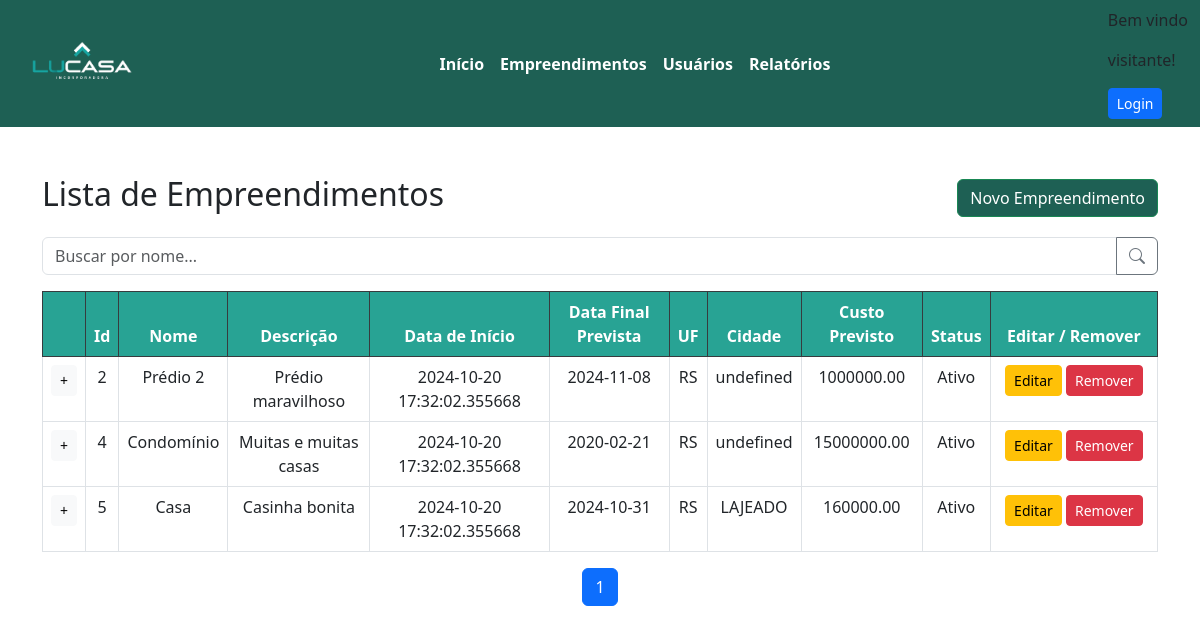
The page /cadUsuario/listaEmpreendimento/ on the database as committed earlier.
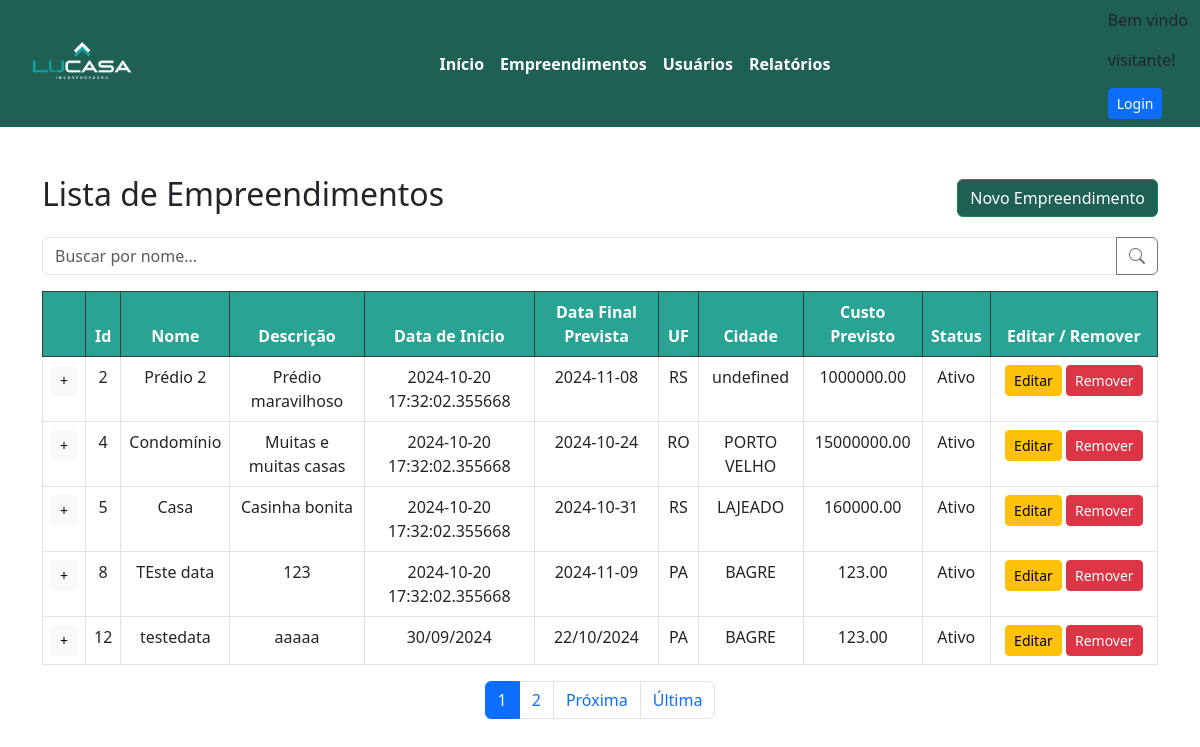
The same page on the database as committed later.
### appteste/models.py (models this page shows)
class Empreendimento(models.Model):
    Nome = models.CharField(max_length=100, default="")
    Descricao = models.TextField(max_length=200)
    Data_inicio = models.CharField(max_length=10, default=datetime.now().date())
    Data_fim_prevista = models.CharField(max_length=10)
    Data_fim = models.CharField(max_length=10)
    UF = models.CharField(max_length=2, default="")
    Cidade = models.CharField(max_length=50, default="")
    Valor_total = models.DecimalField(max_digits=10, decimal_places=2)
    Ativo = models.BooleanField(default=True)
    Usuario_id = models.IntegerField(default=0)

### appteste/views.py (the view)
# urls.py: path("listaEmpreendimento/", views.listaEmpreendimento, name="listaEmpreendimento"),
def listaEmpreendimento(request):
    emp = Empreendimento.objects.all().filter(Ativo=True)
    paginator = Paginator(emp, 5)  # 5 por página
    page_number = request.GET.get('page')
    page_obj = paginator.get_page(page_number)
    mov_fin = Mov_Financeira.objects.all().filter(A_pagar = True)
    context = {"emp": page_obj, "mov_fin": mov_fin}
    return render(request=request, context=context,
                  template_name='appteste/Empreendimento/listaEmpreendimento.html')

### appteste/templates/appteste/Empreendimento/listaEmpreendimento.html (shortened to what this page needs)
{% extends "appteste/cabecalho.html" %}
{% block content%}
<head>
    {% load static%}
    <link href="{% static 'css/listas.css' %}" rel="stylesheet">
    <link rel="stylesheet"
        href="https://cdnjs.cloudflare.com/ajax/libs/bootstrap-icons/1.10.5/font/bootstrap-icons.min.css">
</head>
<body>
    <div class="container mt-5">
        <div class="d-flex justify-content-between align-items-center mb-3">
            <h2>Lista de Empreendimentos</h2>
            <button class="btn btn-success"><a href="../cadEmpreendimento/">Novo Empreendimento</a></button>
        </div>
        <div class="input-group mb-3">
            <input type="text" class="form-control" placeholder="Buscar por nome..." aria-label="Buscar por nome">
            <button class="btn btn-outline-secondary" type="button"><i class="bi bi-search"></i></button>
        </div>
        <table class="table table-bordered table-hover">
            <thead class="table-dark">
                <tr>
                    <th style="background-color: #28A394;"></th>
                    <th style="background-color: #28A394;">Id</th>
                    <th style="background-color: #28A394;">Nome</th>
                    <th style="background-color: #28A394;">Descrição</th>
                    <th style="background-color: #28A394;">Data de Início</th>
                    <th style="background-color: #28A394;">Data Final Prevista</th>
                    <th style="background-color: #28A394;">UF</th>
                    <th style="background-color: #28A394;">Cidade</th>
                    <th style="background-color: #28A394;">Custo Previsto</th>
                    <th style="background-color: #28A394;">Status</th>
                    <th style="background-color: #28A394; width: 15%;">Editar / Remover</th>
                </tr>
            </thead>
            <tbody>
                {% for e in emp %}
                <tr>
                    <td><button class="btn btn-light btn-sm" onclick="esconderLinha(this)">+</button></td>
                    <td>{{ e.id }}</td>
                    <td>{{ e.Nome }}</td>
                    <td>{{ e.Descricao }}</td>
                    <td>{{ e.Data_inicio}}</td>
                    <td>{{ e.Data_fim_prevista }}</td>
                    <td>{{ e.UF }}</td>
                    <td>{{ e.Cidade }}</td>
                    <td>{{ e.Valor_total }}</td>
                    <td>
                        {% if e.Ativo %}
                        Ativo
                        {% else %}
                        Inativo
                        {% endif %}
                    </td>
                    <td>
                        <a href="{% url 'updateEmp' e.id %}" class="btn btn-warning btn-sm">Editar</a>
                        <a href="{% url 'deleteEmp' e.id %}" class="btn btn-danger btn-sm">Remover</a>
                    </td>
                </tr>
                {% endfor %}
            </tbody>
        </table>
        <div class="d-flex justify-content-center">
            <nav aria-label="Navegação de página">
                <ul class="pagination">
                    {% for i in emp.paginator.page_range %}
                    <li class="page-item {% if emp.number == i %}active{% endif %}">
                        <a class="page-link" href="?page={{ i }}">{{ i }}</a>
                    </li>
                    {% endfor %}
                    {% if emp.has_next %}
                    <li class="page-item"><a class="page-link" href="?page={{ emp.next_page_number }}">Próxima</a></li>
                    <li class="page-item"><a class="page-link" href="?page={{ emp.paginator.num_pages }}">Última</a>
                    </li>
                    {% endif %}
                </ul>
            </nav>
        </div>
    </div>
    {%endblock%}

### appteste/templates/appteste/cabecalho.html (shortened to what this page needs)
<!DOCTYPE html>
<html lang="pt-BR">
<head>
    {% load static %}
    <link href="https://cdn.jsdelivr.net/npm/bootstrap@5.3.0/dist/css/bootstrap.min.css" rel="stylesheet">
    <link href="{% static 'css/cabecalho.css' %}" rel="stylesheet">
</head>
<body>
    <nav class="navbar navbar-expand-lg">
        <div class="container-fluid d-flex justify-content-between align-items-center">
            <a href="{% url 'home' %}" class="Logo">
                <img src="{% static 'imagens/LogoLucasa.png' %}" alt="Logo" class="logo-img">
            </a>
            <div class="collapse navbar-collapse" id="navbarNav">
                <ul class="navbar-nav mx-auto">
                    <li class="nav-item">
                        <a class="nav-link" href="/"><strong>Início</strong></a>
                    </li>
                    <li class="nav-item">
                        <a class="nav-link" href="../listaEmpreendimento/"><strong>Empreendimentos</strong></a>
                    </li>
                    <li class="nav-item">
                        <a class="nav-link" href="../mostrarUsuarios/"><strong>Usuários</strong></a>
                    </li>
                    <li class="nav-item">
                        <a class="nav-link" href="../mostraCategorias/"><strong>Relatórios</strong></a>
                    </li>
                </ul>
            </div>
            <div>
                <p class="nav-item">Bem vindo</p>
                {% if Usuario.is_authenticated %}
                <p>{{ Usuario.login }}!</p>
                {% else %}
                <p>visitante!</p>
                <button class="btn btn-primary btn-sm">Login</button>
                {% endif %}
            </div>
        </div>
    </nav>
    {% block content %}
    {% endblock %}
</body>
</html>

### appteste/static/css/cabecalho.css (style rules this page uses)
.navbar { background-color: #1e6054; }
.nav-link { color: #ffffff; }
.Logo { display: inline-block; padding: 0; margin: 0; }
.logo-img { max-width: 150px; height: auto; }

### appteste/static/css/listas.css (style rules this page uses)
body { background-color: #ffffff; }
th { text-align: center; }
td { text-align: center; }
.btn-success { background-color: #1e6054; }
a { color: #ffffff; text-decoration: none; }

Rows that differ between the two databases and show on the page:
changed Empreendimento "Condomínio": Data_fim_prevista "2020-02-21" → "2024-10-24"; UF "RS" → "RO"; Cidade "undefined" → "PORTO VELHO"
added Empreendimento: id "8", Nome "TEste data", Descricao "123", Data_inicio "2024-10-20 17:32:02.355668", Data_fim_prevista "2024-11-09", UF "PA", Cidade "BAGRE", Valor_total "123.00", Ativo "Ativo"
added Empreendimento: id "12", Nome "testedata", Descricao "aaaaa", Data_inicio "30/09/2024", Data_fim_prevista "22/10/2024", UF "PA", Cidade "BAGRE", Valor_total "123.00", Ativo "Ativo"
Other text that changed with them:
new list line: "2"
text now shown: "Próxima Última"
